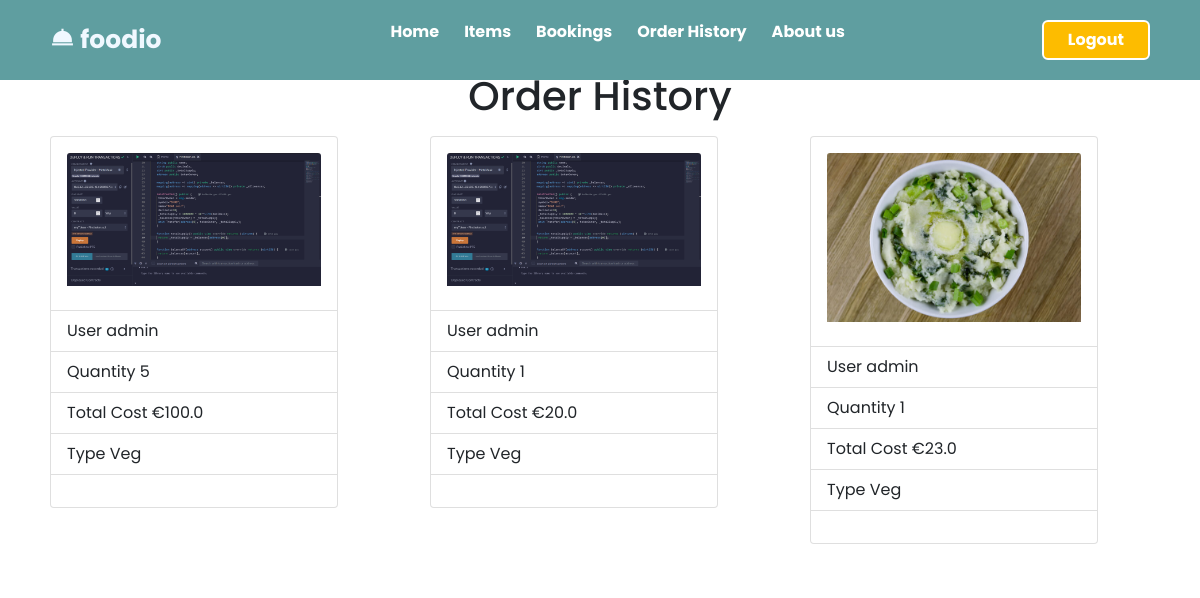
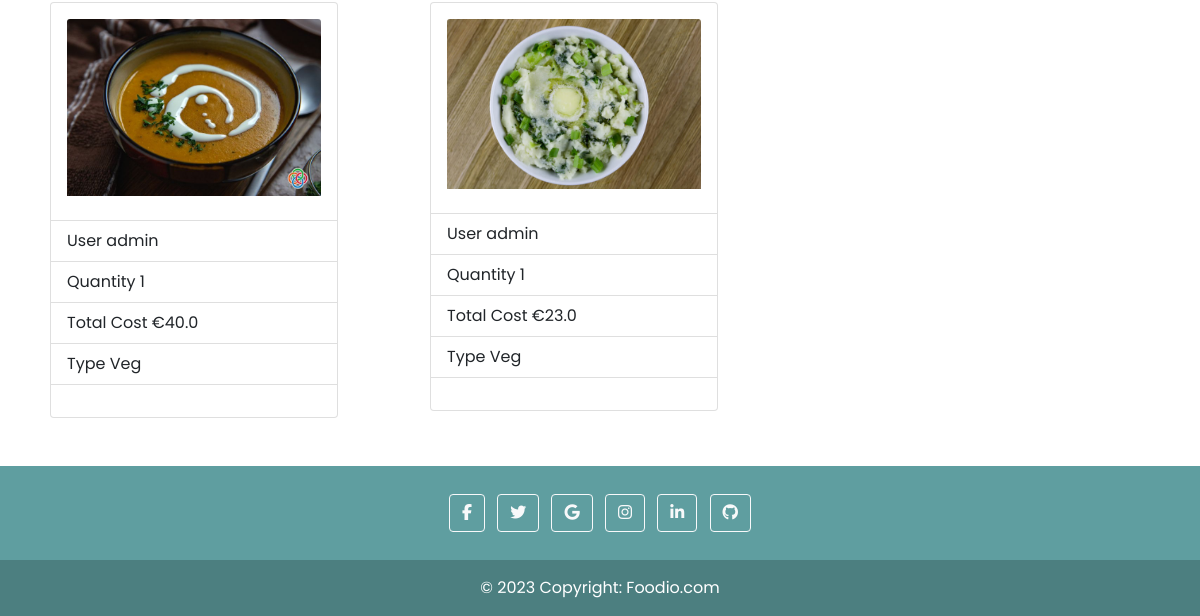
The page /bookings/orderhistory (signed in) on the database as committed earlier (2 pictures, top to bottom).
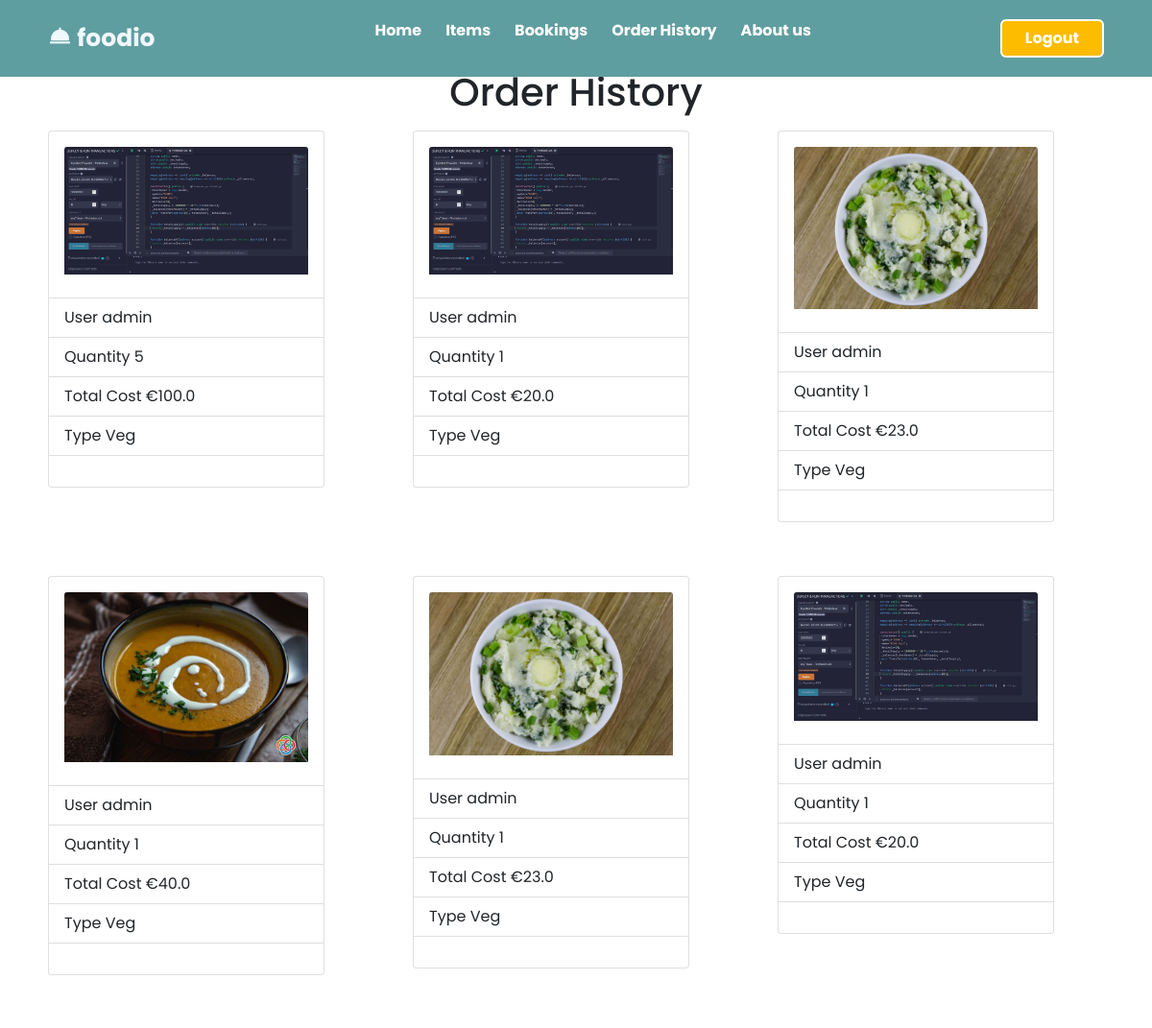
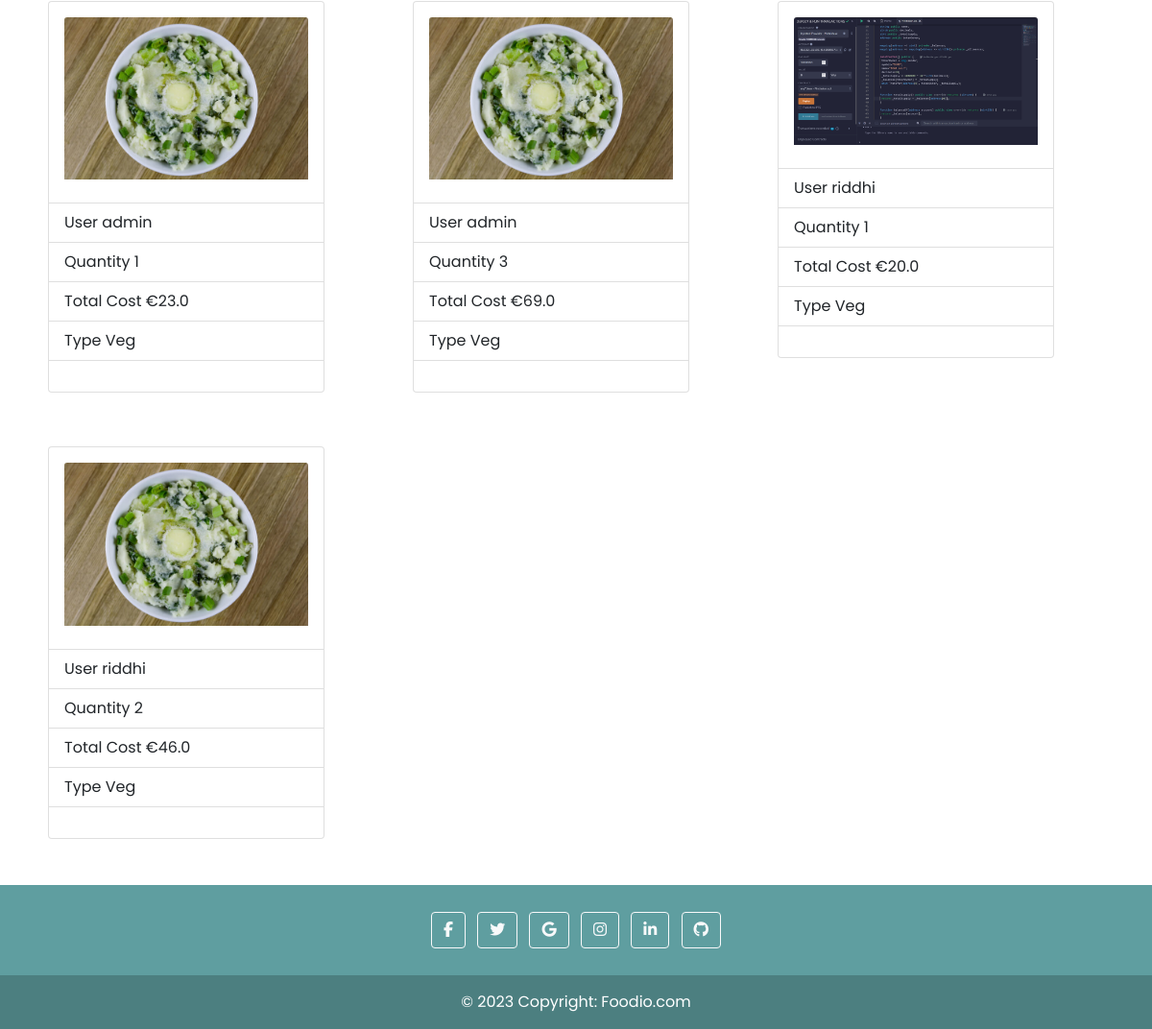
The same page on the database as committed later (2 pictures, top to bottom).
### bookings/models.py (models this page shows, shortened)
class Bookorders(models.Model):
    user_id=models.ForeignKey(User,on_delete=models.CASCADE)
    item_id=models.ForeignKey(Items,on_delete=models.CASCADE)
    bookingdate= models.DateTimeField()
    quantity=models.IntegerField()
    total_cost=models.FloatField(null=True,blank=True)
    booking_status= models.BooleanField()

### items/models.py (models this page shows, shortened)
class Items(models.Model):
    item_name= models.CharField(max_length=100)
    item_price= models.IntegerField()
    item_description= models.CharField(max_length=100)
    item_isveg= models.BooleanField()
    item_img = models.ImageField(upload_to='static/photos/',default=None)

### bookings/views.py (the view)
# urls.py: path('orderhistory', views.order_history, name='orderhistory'),
@login_required
def order_history(request):
    if request.user.username == 'admin':
        data=Bookorders.objects.filter(booking_status=True)
    else:
        data=Bookorders.objects.filter(booking_status=True, user_id=request.user.id)
    return render(request , 'bookings/history.html',{'orders':data})

### templates/bookings/history.html (shortened to what this page needs)
{% extends 'base.html' %}
{% block body %}
{% load static %}
<div class="container">
    <h1 style=" text-align: center; ">Order History</h1>
    <div class="row row-cols-10 row-cols-md-3">
        {% for order in orders %}
        <div class="col mb-4">
            <div class="d-flex mb-3">
                <div class="p-2">
                    <div class="card" style="width: 18rem;">
                        <div class="card-body">
                            <img src="/{{ order.item_id.item_img }}" style="width: 100%;height: auto;"
                                class=" card-img-top" alt="{{ order.item_id.item_img }}">
                        </div>
                        <ul class="list-group list-group-flush">
                            <li class="list-group-item">User {{ order.user_id }}</li>
                            <li class="list-group-item">Quantity {{ order.quantity }}</li>
                            <li class="list-group-item">Total Cost €{{ order.total_cost }} </li>
                            <li class="list-group-item">Type
                                {% if order.item_id.item_isveg %}
                                {{ "Veg" }}
                                {% else %}
                                {{ "Non-Veg" }}
                                {% endif %}
                            </li>
                        </ul>
                        <div class="card-body">
                        </div>
                    </div>
                </div>
            </div>
        </div>
        {% endfor %}
    </div>
</div>
{% endblock %}

### templates/base.html (shortened to what this page needs)
<!doctype html>
<html lang="en">
  <head>
    <link href="https://cdn.jsdelivr.net/npm/bootstrap@5.0.2/dist/css/bootstrap.min.css" rel="stylesheet">
    <link rel="stylesheet" href='https://unpkg.com/boxicons@2.1.4/css/boxicons.min.css' />
    <link rel="stylesheet" href='https://unicons.iconscout.com/release/v4.0.0/css/line.css' />
  </head>
  <body>
  {% include 'includes/header.html' %}
    {% block body %}
    {% endblock %}
  {% include 'includes/footer.html' %}
  </body>
</html>

### templates/includes/header.html (shortened to what this page needs)
<link rel="stylesheet" href="static/css/style.css"/>
    <header class="header" >
     <nav class="nav">
        <a href="#" class="nav_logo" ><i class='bx bxs-dish'></i> foodio</a>
        <ul class="nav_items">
            <li class="nav_item">
                <a href="{% url 'home' %}" class="nav_link">Home</a>
                <a href="{% url 'items' %}" class="nav_link">Items</a>
                {% if user.is_authenticated %}
                <a href="{% url 'bookings' %}" class="nav_link">Bookings</a>
                <a href="{% url 'orderhistory' %}" class="nav_link">Order History</a>
                {% endif %}
                <a href="#" class="nav_link">About us</a>
            </li>
        </ul>
        {% if user.is_authenticated %}
        <a href="{% url 'logout' %}"><button class="button">Logout</button></a>
        {% else%}
        <button class="button" id="form-op">Login</button>
        {% endif %}
     </nav>
    </header>
    <BR>
    <BR>
        <BR>

### templates/includes/footer.html (shortened to what this page needs)
    <footer class=" text-center text-white " style="background: cadetblue;">
      <div class="container p-4 pb-0">
        <section class="mb-4">
          <a class="btn btn-outline-light btn-floating m-1" href="#!" role="button"
            ><i class="fab fa-facebook-f"></i
          ></a>
          <a class="btn btn-outline-light btn-floating m-1" href="#!" role="button"
            ><i class="fab fa-twitter"></i
          ></a>
          <a class="btn btn-outline-light btn-floating m-1" href="#!" role="button"
            ><i class="fab fa-google"></i
          ></a>
          <a class="btn btn-outline-light btn-floating m-1" href="#!" role="button"
            ><i class="fab fa-instagram"></i
          ></a>
          <a class="btn btn-outline-light btn-floating m-1" href="#!" role="button"
            ><i class="fab fa-linkedin-in"></i
          ></a>
          <a class="btn btn-outline-light btn-floating m-1" href="#!" role="button"
            ><i class="fab fa-github"></i
          ></a>
        </section>
      </div>
      <div class="text-center p-3" style="background-color: rgba(0, 0, 0, 0.2);">
        © 2023 Copyright:
        <a class="text-white" href="{% url 'home' %}" >Foodio.com</a>
      </div>
    </footer>

### static/css/style.css (style rules this page uses)
* { font-family: 'Poppins', sans-serif; margin:0; padding:0; box-sizing:border-box; }
a { text-decoration: none; }
.header { position: fixed; height: 80px; width:100%; background: cadetblue; z-index:100; padding:0 20px; }
.nav { max-width: 1100px; width: 100%; background: cadetblue; margin:0 auto; color: aliceblue; }
.nav, .nav_item { display:flex; height: 100%; align-items: center; justify-content: space-between; }
.nav_logo, .nav_link, .button { color: #fff; font-weight: 700; }
.nav_logo { font-size :25px; color: aliceblue; }
.nav_item { column-gap: 25px; color: aliceblue; }
.button { padding: 6px 24px; border: 2px solid #fff; background:#fdbc00; border-radius: 6px; cursor: pointer; font-weight: 700; }

### templates/includes/header.html (style rules this page uses)
* { font-family: 'Poppins', sans-serif; margin:0; padding:0; box-sizing:border-box; }
a { text-decoration: none; }
.header { position: fixed; height: 80px; width:100%; background: cadetblue; z-index:100; padding:0 20px; color: aliceblue; }
.nav { max-width: 1100px; width: 100%; background: cadetblue; margin:0 auto; color: aliceblue; }
.nav, .nav_item { display:flex; height: 100%; align-items: center; justify-content: space-between; }
.nav_logo, .nav_link, .button { color: #fff; font-weight: 700; }
.nav_logo { font-size :25px; color: aliceblue; }
.nav_item { column-gap: 25px; color: aliceblue; }
.button { padding: 6px 24px; border: 2px solid #fff; background:#fdbc00; border-radius: 6px; cursor: pointer; font-weight: 700; }

Rows that differ between the two databases and show on the page:
now on this page (row edited): Bookorders: item_id.item_img (picture), user_id "admin", quantity "1", total_cost "20.0", value "Veg"
now on this page (row edited): Bookorders: item_id.item_img (picture), user_id "admin", quantity "1", total_cost "23.0", value "Veg"
now on this page (row edited): Bookorders: item_id.item_img (picture), user_id "admin", quantity "3", total_cost "69.0", value "Veg"
added Bookorders: item_id.item_img (picture), user_id "riddhi", quantity "1", total_cost "20.0", value "Veg"
added Bookorders: item_id.item_img (picture), user_id "riddhi", quantity "2", total_cost "46.0", value "Veg"
